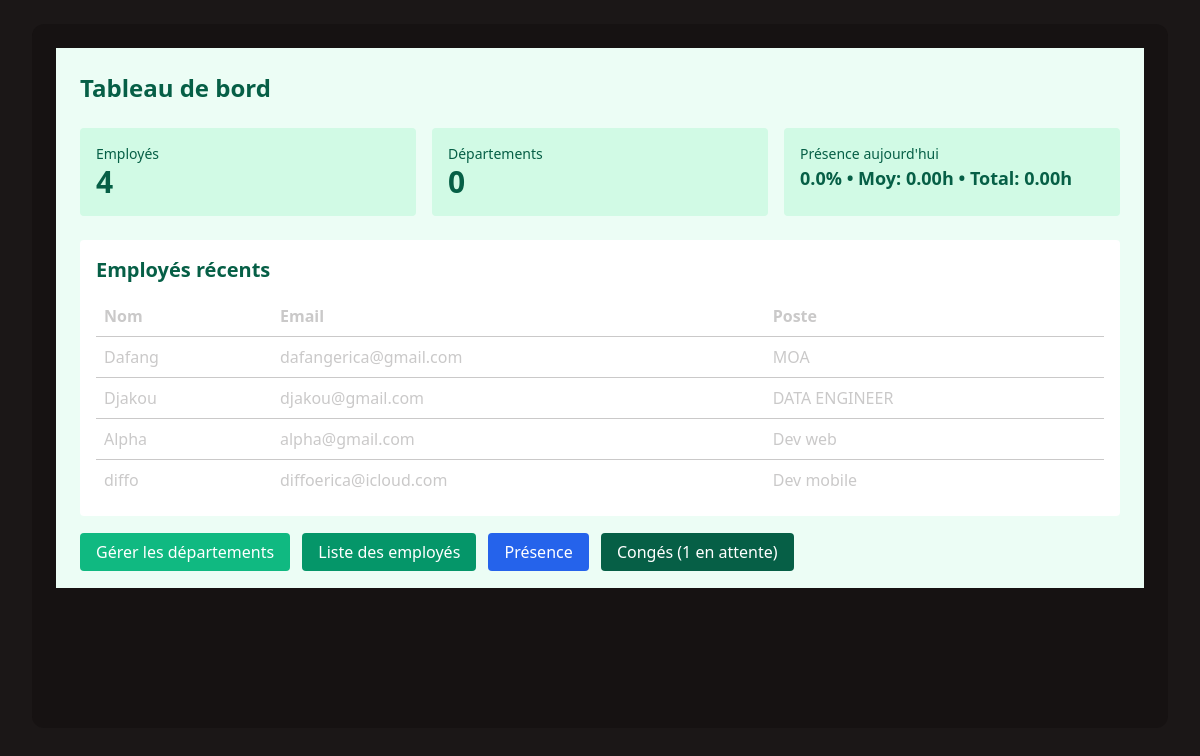
The page / on the database its author committed.
### employe/models.py (models this page shows, shortened)
class Employe(models.Model):
    nom = models.CharField(max_length=100)
    email = models.EmailField()
    poste = models.CharField(max_length=100)
    salaire = models.DecimalField(max_digits=10 , decimal_places=2)
    department = models.ForeignKey(Department, null=True, blank=True, on_delete=models.SET_NULL, related_name='employees')
    hire_date = models.DateField(default=timezone.now)

### employe/views.py (the view)
# urls.py: path('', views.dashboard , name='dashboard'),
def dashboard(request):
    total_employees = Employe.objects.count()
    total_departments = Department.objects.count()
    recent_employees = Employe.objects.order_by('-id')[:5]
    today = timezone.localdate()
    today_att = Attendance.objects.filter(work_date=today)
    present_count = today_att.exclude(check_in__isnull=True).values('employee').distinct().count()
    attendance_rate = (present_count / total_employees * 100) if total_employees else 0
    avg_hours = today_att.aggregate(avg=Avg('worked_hours'))['avg'] or 0
    total_hours = today_att.aggregate(sum=Sum('worked_hours'))['sum'] or 0
    pending_leaves = LeaveRequest.objects.filter(status='pending').count()
    return render(request, 'employe/dashboard.html', {
        'total_employees': total_employees,
        'total_departments': total_departments,
        'recent_employees': recent_employees,
        'attendance_rate': round(attendance_rate, 2),
        'avg_hours': avg_hours,
        'total_hours': total_hours,
        'pending_leaves': pending_leaves,
    })

### employe/templates/employe/dashboard.html
{% extends 'employe/base.html' %}
{% block content %}
<div class="p-6" style="background:#ecfdf5;">
  <h1 class="text-2xl font-bold mb-6" style="color:#065f46;">Tableau de bord</h1>
  <div class="grid grid-cols-1 md:grid-cols-3 gap-4 mb-6">
    <div class="p-4 rounded" style="background:#d1fae5;">
      <div class="text-sm" style="color:#065f46;">Employés</div>
      <div class="text-3xl font-bold" style="color:#065f46;">{{ total_employees }}</div>
    </div>
    <div class="p-4 rounded" style="background:#d1fae5;">
      <div class="text-sm" style="color:#065f46;">Départements</div>
      <div class="text-3xl font-bold" style="color:#065f46;">{{ total_departments }}</div>
    </div>
    <div class="p-4 rounded" style="background:#d1fae5;">
      <div class="text-sm" style="color:#065f46;">Présence aujourd'hui</div>
      <div class="text-lg font-semibold" style="color:#065f46;">{{ attendance_rate }}% • Moy: {{ avg_hours|floatformat:2 }}h • Total: {{ total_hours|floatformat:2 }}h</div>
    </div>
  </div>
  <div class="bg-white p-4 rounded">
    <h2 class="text-xl font-semibold mb-3" style="color:#065f46;">Employés récents</h2>
    <table class="w-full">
      <thead>
        <tr>
          <th class="text-left p-2">Nom</th>
          <th class="text-left p-2">Email</th>
          <th class="text-left p-2">Poste</th>
        </tr>
      </thead>
      <tbody>
        {% for e in recent_employees %}
          <tr class="border-t">
            <td class="p-2">{{ e.nom }}</td>
            <td class="p-2">{{ e.email }}</td>
            <td class="p-2">{{ e.poste }}</td>
          </tr>
        {% empty %}
          <tr><td class="p-2" colspan="3">Aucun employé récent.</td></tr>
        {% endfor %}
      </tbody>
    </table>
  </div>
  <div class="mt-6">
    <a href="{% url 'liste_departements' %}" class="px-4 py-2 rounded text-white" style="background:#10b981;">Gérer les départements</a>
    <a href="{% url 'liste_employes' %}" class="ml-2 px-4 py-2 rounded text-white" style="background:#059669;">Liste des employés</a>
    <a href="{% url 'attendance_dashboard' %}" class="ml-2 px-4 py-2 rounded text-white" style="background:#2563eb;">Présence</a>
    <a href="{% url 'leave_list' %}" class="ml-2 px-4 py-2 rounded text-white" style="background:#065f46;">Congés ({{ pending_leaves }} en attente)</a>
  </div>
</div>
{% endblock %}

### employe/templates/employe/base.html (shortened to what this page needs)
<!DOCTYPE html>
<html lang="en" data-theme="forest">
  <head>
    <link
      href="https://cdn.jsdelivr.net/npm/daisyui@5"
      rel="stylesheet"
      type="text/css"
    />
    <script src="https://cdn.jsdelivr.net/npm/@tailwindcss/browser@4"></script>
    <link
      href="https://cdn.jsdelivr.net/npm/daisyui@5/themes.css"
      rel="stylesheet"
      type="text/css"
    />
  </head>
  <body class="min-h-screen">
    <div class="min-h-screen flex flex-col">
      <main class="flex-1">
        <div class="max-w-7xl mx-auto px-4 sm:px-6 lg:px-8 py-6">
          <div class="bg-base-200 rounded-xl p-6 min-h-[calc(100vh-6rem)]">
            <div class="w-full h-full">
              {% block content %}
              {% endblock %}
            </div>
          </div>
        </div>
      </main>
    </div>
  </body>
</html>

### rows shown on the page
Employe: nom "Dafang", email "dafangerica@gmail.com", poste "MOA"
Employe: nom "Djakou", email "djakou@gmail.com", poste "DATA ENGINEER"
Employe: nom "Alpha", email "alpha@gmail.com", poste "Dev web"
Employe: nom "diffo", email "diffoerica@icloud.com", poste "Dev mobile"

### other values the page prints
{{ total_employees }} "4"
{{ total_departments }} "0"
{{ attendance_rate }} "0.0"
{{ avg_hours|floatformat:2 }} "0.00"
{{ total_hours|floatformat:2 }} "0.00"
{{ pending_leaves }} "1"
